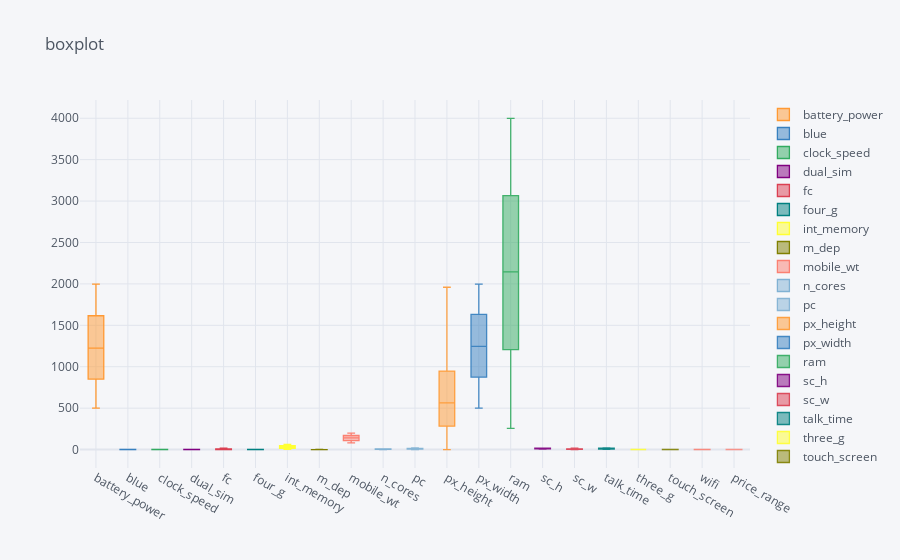

The notebook cell saved with this chart:
### Code cell
trf.iplot( kind='box' , title='boxplot')

### Figure 1 — Plotly figure (JSON) as saved in the notebook; plotly's stock layout.template omitted (floating-point values rounded to 4 significant figures; data arrays with more than 128 entries replaced by an {"elided": "..."} marker saying what was removed)
{"data": [{"boxpoints": false, "line": {"width": 1.3}, "marker": {"color": "rgba(255, 153, 51, 1.0)"}, "name": "battery_power", "orientation": "v", "type": "box", "y": {"elided": "2000 int values"}}, {"boxpoints": false, "line": {"width": 1.3}, "marker": {"color": "rgba(55, 128, 191, 1.0)"}, "name": "blue", "orientation": "v", "type": "box", "y": {"elided": "2000 int values"}}, {"boxpoints": false, "line": {"width": 1.3}, "marker": {"color": "rgba(50, 171, 96, 1.0)"}, "name": "clock_speed", "orientation": "v", "type": "box", "y": {"elided": "2000 float values"}}, {"boxpoints": false, "line": {"width": 1.3}, "marker": {"color": "rgba(128, 0, 128, 1.0)"}, "name": "dual_sim", "orientation": "v", "type": "box", "y": {"elided": "2000 int values"}}, {"boxpoints": false, "line": {"width": 1.3}, "marker": {"color": "rgba(219, 64, 82, 1.0)"}, "name": "fc", "orientation": "v", "type": "box", "y": {"elided": "2000 int values"}}, {"boxpoints": false, "line": {"width": 1.3}, "marker": {"color": "rgba(0, 128, 128, 1.0)"}, "name": "four_g", "orientation": "v", "type": "box", "y": {"elided": "2000 int values"}}, {"boxpoints": false, "line": {"width": 1.3}, "marker": {"color": "rgba(255, 255, 51, 1.0)"}, "name": "int_memory", "orientation": "v", "type": "box", "y": {"elided": "2000 int values"}}, {"boxpoints": false, "line": {"width": 1.3}, "marker": {"color": "rgba(128, 128, 0, 1.0)"}, "name": "m_dep", "orientation": "v", "type": "box", "y": {"elided": "2000 float values"}}, {"boxpoints": false, "line": {"width": 1.3}, "marker": {"color": "rgba(251, 128, 114, 1.0)"}, "name": "mobile_wt", "orientation": "v", "type": "box", "y": {"elided": "2000 int values"}}, {"boxpoints": false, "line": {"width": 1.3}, "marker": {"color": "rgba(128, 177, 211, 1.0)"}, "name": "n_cores", "orientation": "v", "type": "box", "y": {"elided": "2000 int values"}}, {"boxpoints": false, "line": {"width": 1.3}, "marker": {"color": "rgba(128, 177, 211, 0.8999999999999999)"}, "name": "pc", "orientation": "v", "type": "box", "y": {"elided": "2000 int values"}}, {"boxpoints": false, "line": {"width": 1.3}, "marker": {"color": "rgba(255, 153, 51, 0.8999999999999999)"}, "name": "px_height", "orientation": "v", "type": "box", "y": {"elided": "2000 int values"}}, {"boxpoints": false, "line": {"width": 1.3}, "marker": {"color": "rgba(55, 128, 191, 0.8999999999999999)"}, "name": "px_width", "orientation": "v", "type": "box", "y": {"elided": "2000 int values"}}, {"boxpoints": false, "line": {"width": 1.3}, "marker": {"color": "rgba(50, 171, 96, 0.8999999999999999)"}, "name": "ram", "orientation": "v", "type": "box", "y": {"elided": "2000 int values"}}, {"boxpoints": false, "line": {"width": 1.3}, "marker": {"color": "rgba(128, 0, 128, 0.8999999999999999)"}, "name": "sc_h", "orientation": "v", "type": "box", "y": {"elided": "2000 int values"}}, {"boxpoints": false, "line": {"width": 1.3}, "marker": {"color": "rgba(219, 64, 82, 0.8999999999999999)"}, "name": "sc_w", "orientation": "v", "type": "box", "y": {"elided": "2000 int values"}}, {"boxpoints": false, "line": {"width": 1.3}, "marker": {"color": "rgba(0, 128, 128, 0.8999999999999999)"}, "name": "talk_time", "orientation": "v", "type": "box", "y": {"elided": "2000 int values"}}, {"boxpoints": false, "line": {"width": 1.3}, "marker": {"color": "rgba(255, 255, 51, 0.8999999999999999)"}, "name": "three_g", "orientation": "v", "type": "box", "y": {"elided": "2000 int values"}}, {"boxpoints": false, "line": {"width": 1.3}, "marker": {"color": "rgba(128, 128, 0, 0.8999999999999999)"}, "name": "touch_screen", "orientation": "v", "type": "box", "y": {"elided": "2000 int values"}}, {"boxpoints": false, "line": {"width": 1.3}, "marker": {"color": "rgba(251, 128, 114, 0.8999999999999999)"}, "name": "wifi", "orientation": "v", "type": "box", "y": {"elided": "2000 int values"}}, {"boxpoints": false, "line": {"width": 1.3}, "marker": {"color": "rgba(251, 128, 114, 0.7999999999999998)"}, "name": "price_range", "orientation": "v", "type": "box", "y": {"elided": "2000 int values"}}], "layout": {"legend": {"bgcolor": "#F5F6F9", "font": {"color": "#4D5663"}}, "paper_bgcolor": "#F5F6F9", "plot_bgcolor": "#F5F6F9", "title": {"font": {"color": "#4D5663"}, "text": "boxplot"}, "xaxis": {"gridcolor": "#E1E5ED", "showgrid": true, "tickfont": {"color": "#4D5663"}, "title": {"font": {"color": "#4D5663"}, "text": ""}, "zerolinecolor": "#E1E5ED"}, "yaxis": {"gridcolor": "#E1E5ED", "showgrid": true, "tickfont": {"color": "#4D5663"}, "title": {"font": {"color": "#4D5663"}, "text": ""}, "zerolinecolor": "#E1E5ED"}}}
